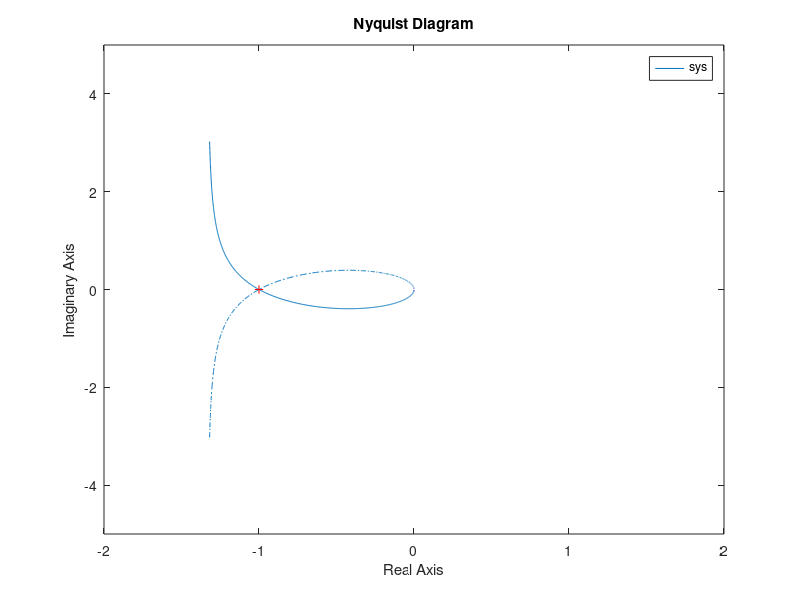

Write MATLAB code to recreate this figure.
clear;
clc;

%a
% sys = tf(3*[1 1], [1 -3 0]);
% nyquist(sys), grid
% xlim([-2 2]);
% ylim([-5 5]);

%b
sys = tf(3*[1 1], [1 -3 0]);
nyquist(sys), grid
xlim([-2 2]);
ylim([-5 5]);